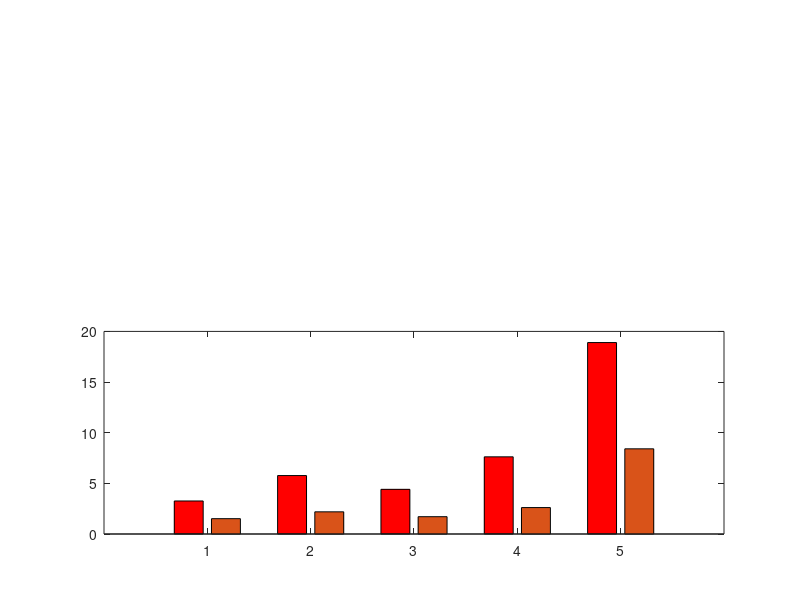

The MATLAB script that drew this image: (Note: this script raises an error after producing the figure.)
y=[ 3.2604  1.5145; 5.77  2.19; 4.41  1.71;7.62  2.61;18.9  8.41;];
subplot(2,1,2)
b=bar(y);


bar_handle = bar(y,'grouped');
set(bar_handle(1),'FaceColor','r','FaceAlpha',.55)
set(bar_handle(2),'FaceColor','b','FaceAlpha',.55)



legend('MIPS','Smart-PGsim');

set(gca,'XTickLabel',{'14-bus','30-bus','57-bus','118-bus','300-bus'} ,'FontSize',12)
xlabel('Problem Size','FontSize',13)
ylabel('Excution Time (*10^{2}/s)','FontSize',13);  
grid on;

y_1 = y(2,:)/y(1,:)

ave_y = mean(y(2,:))
